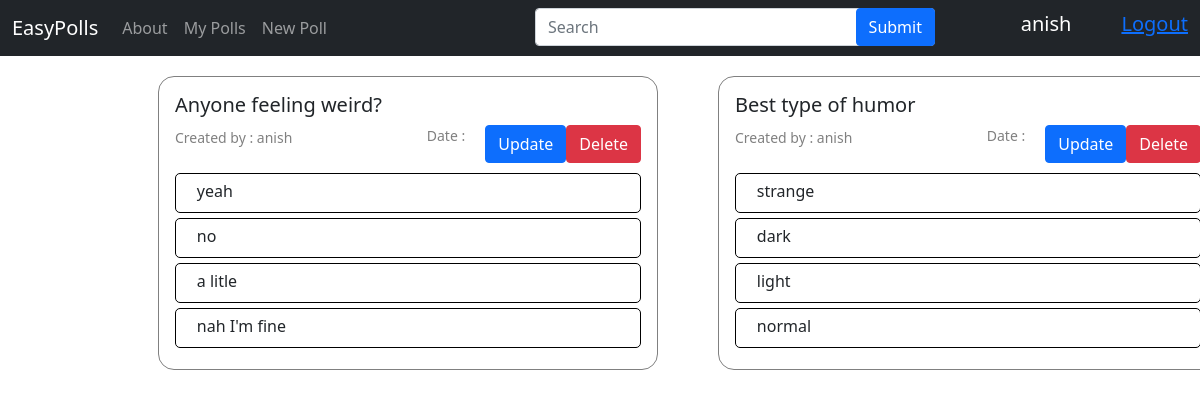
The page /mypolls/ (signed in) on the database as committed earlier.
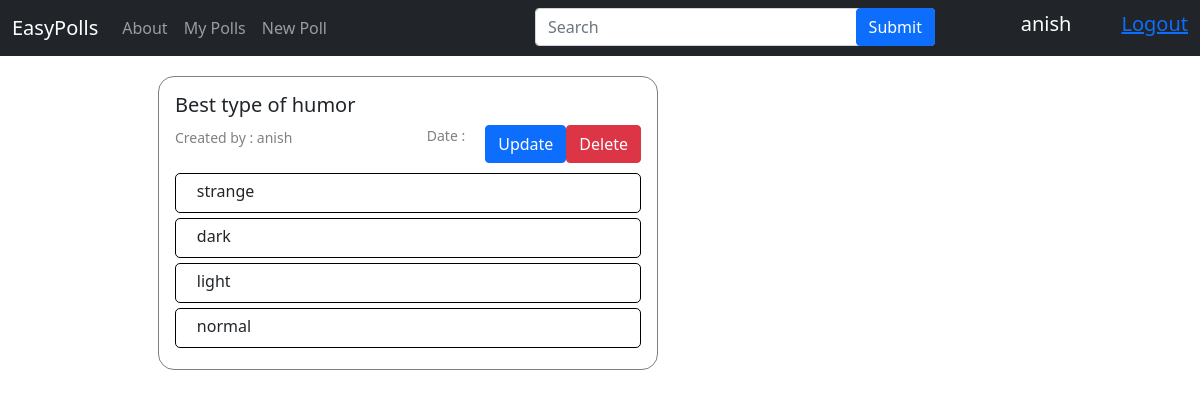
The same page on the database as committed later.
### polls/models.py (models this page shows, shortened)
class Poll(models.Model):
    question = models.CharField(max_length=255)
    creator =  models.ForeignKey(User, on_delete=models.CASCADE)
    pub_date = models.DateTimeField("date published",default=timezone.now)

class Choice(models.Model):
    question = models.ForeignKey(Poll, on_delete=models.CASCADE)
    option_text = models.CharField(max_length=255)
    votes = models.IntegerField(default=0)

### polls/views.py (the view)
# urls.py: path('mypolls/',views.mypolls,name='mypolls'),
def mypolls(request):
    poll = Poll.objects.all()
    choice = Choice.objects.all()
    if request.GET.get('search'):
        poll = poll.filter(question__icontains = request.GET.get('search') )
    if request.user.is_anonymous:
        return redirect("/login")
    if poll.exists():
        return render(request, "mypolls.html",{"polls":poll,"choice":choice,"vote":vote,"user":request.user})
    else:
        return HttpResponse("You haven't yet created any poll.")

### templates/mypolls.html (shortened to what this page needs)
{% extends 'base.html' %} {% block style %}
<link rel="stylesheet" href="https://cdn.jsdelivr.net/npm/sweetalert2@10">
{% endblock style %} {% block serach_bar %}
<div style="position: relative; width: 400px">
  <form action="">
    <input
      type="text"
      id="search"
      name="search"
      class="form-control"
      placeholder="Search"
    />
    <button
      type="submit"
      class="btn btn-primary"
      style="position: absolute; top: 0; right: 0"
    >
      Submit
    </button>
  </form>
</div>
{% endblock serach_bar %} {% block body %}
<div class="wrapper">
  {% for poll in polls %}
   {% if poll.creator.username == user.username %}
   {% if polls %}
  <div class="card-body pollContent" style="min-width: 400px; overflow: wrap">
    <h5 class="card-title">{{poll.question}}</h5>
    <a id="deleteButton" data-poll-id="{{ poll.id }}" class="btn btn-danger deleteButton" style="float: right"
    >Delete</a
    >
    <a href="/update/{{poll.id}}" class="btn btn-primary" style="float: right"
      >Update</a
    >
    <weak>
      Created by : {{poll.creator}}
      <div>Date : {{poll.date}}</div> </weak
    ><br /><br />
    {% for choice in poll.choice_set.all %}
    <div class="options vote-button">
      &nbsp;&nbsp;&nbsp;&nbsp;&nbsp;{{choice.option_text}}
    </div>
    {% endfor %}
  </div>
  {% else %}
  <h1 style="text-align: center">Login to see your polls.</h1>
  {% endif %}
  {% endif %}
  {% endfor %}
</div>
{% endblock body %}

Rows that differ between the two databases and show on the page:
removed Poll: question "Anyone feeling weird?", creator "anish"
removed Choice: option_text "yeah", shown under "Anyone feeling weird?"
removed Choice: option_text "no", shown under "Anyone feeling weird?"
removed Choice: option_text "a litle", shown under "Anyone feeling weird?"
removed Choice: option_text "nah I'm fine", shown under "Anyone feeling weird?"
